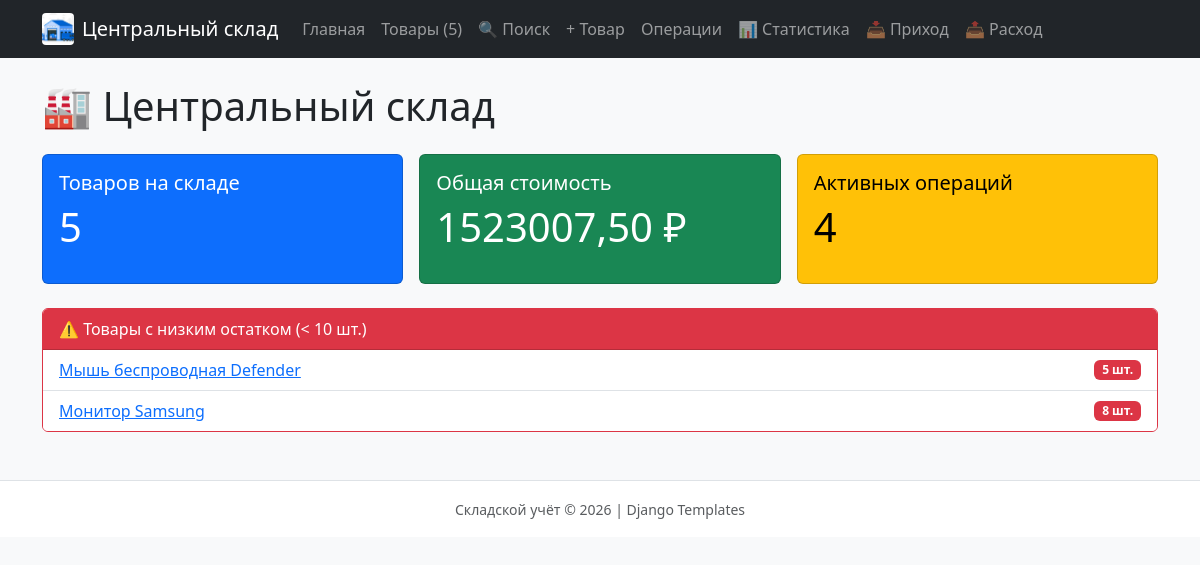
The page / on the database its author committed.
### products/models.py (models this page shows, shortened)
class Product(models.Model):
    name = models.CharField("Название", max_length=200)
    article = models.CharField("Артикул", max_length=50, unique=True)
    category = models.CharField("Категория", max_length=100)
    unit = models.CharField("Единица измерения", max_length=20, default="шт.")
    price = models.DecimalField(
        "Цена за единицу", max_digits=12, decimal_places=2, default=Decimal("0.00")
    )
    stock = models.PositiveIntegerField("Остаток", default=0, help_text="Текущее количество единиц на складе.")
    slug = models.SlugField("URL-идентификатор", max_length=220, blank=True, unique=True)
    total_value = models.GeneratedField(
        expression=F("price") * F("stock"),
        output_field=DecimalField(max_digits=16, decimal_places=2),
        db_persist=True,
        verbose_name="Стоимость остатка",
    )
    objects = ProductQuerySet.as_manager()
    class Meta:
        ordering = ["name"]
        verbose_name = "Товар"
        verbose_name_plural = "Товары"
    def get_absolute_url(self) -> str:
        return reverse("products:product_detail_slug", kwargs={"slug": self.slug})

### homepage/views.py (the view)
# urls.py: path("", views.index, name="index"),
def index(request) -> HttpResponse:
    low_stock = (
        Product.objects.filter(stock__lt=LOW_STOCK_THRESHOLD).order_by("stock", "name")[:10]
    )
    context = {
        "summary": Product.objects.summary(),
        "low_stock_products": low_stock,
        "active_operations_count": Operation.objects.active().count(),
    }
    return render(request, "homepage/index.html", context)

### homepage/context_processors.py (called while the page is built)
def warehouse_context(request):
    return {
        "WAREHOUSE_NAME": "Центральный склад",
        "LOW_STOCK_THRESHOLD": LOW_STOCK_THRESHOLD,
        "products_count": Product.objects.count(),
        "low_stock_count": Product.objects.filter(
            stock__lt=LOW_STOCK_THRESHOLD
        ).count(),
    }

### operations/models.py (called while the page is built)
    def active(self):
        return self.filter(status=OperationStatus.ACTIVE)

### products/models.py (called while the page is built)
    def summary(self) -> dict:
        return self.aggregate(
            total_value=Sum(
                F("price") * F("stock"),
                output_field=DecimalField(max_digits=16, decimal_places=2),
            ),
            total_products=Count("id"),
            total_units=Sum("stock"),
        )

### homepage/templates/homepage/index.html (shortened to what this page needs)
{% extends "base.html" %}
{% block content %}
<h1 class="mb-4">🏭 {{ WAREHOUSE_NAME }}</h1>
<div class="row g-3 mb-4">
    <div class="col-md-4">
        <div class="card text-bg-primary h-100 product-card">
            <div class="card-body">
                <h5 class="card-title">Товаров на складе</h5>
                <p class="display-6">{{ summary.total_products }}</p>
            </div>
        </div>
    </div>
    <div class="col-md-4">
        <div class="card text-bg-success h-100 product-card">
            <div class="card-body">
                <h5 class="card-title">Общая стоимость</h5>
                <p class="display-6">{{ summary.total_value|default:0|floatformat:2 }} ₽</p>
            </div>
        </div>
    </div>
    <div class="col-md-4">
        <div class="card text-bg-warning h-100 product-card">
            <div class="card-body">
                <h5 class="card-title">Активных операций</h5>
                <p class="display-6">{{ active_operations_count }}</p>
            </div>
        </div>
    </div>
</div>
{% if low_stock_products %}
<div class="card border-danger mb-4">
    <div class="card-header bg-danger text-white">
        ⚠️ Товары с низким остатком (&lt; {{ LOW_STOCK_THRESHOLD }} шт.)
    </div>
    <ul class="list-group list-group-flush">
        {% for product in low_stock_products %}
        <li class="list-group-item d-flex justify-content-between align-items-center">
            <a href="{{ product.get_absolute_url }}">{{ product.name }}</a>
            <span class="badge bg-danger">{{ product.stock }} {{ product.unit }}</span>
        </li>
        {% endfor %}
    </ul>
</div>
{% else %}
<div class="alert alert-success">
    ✅ Все товары имеют достаточный остаток.
</div>
{% endif %}
{% endblock %}

### homepage/static/homepage/css/style.css (style rules this page uses)
.product-card { transition: transform 0.2s ease-in-out; }

### rows shown on the page
Product: name "Мышь беспроводная Defender", stock "5", unit "шт."
Product: name "Монитор Samsung", stock "8", unit "шт."

### other values the page prints
{{ WAREHOUSE_NAME }} "Центральный склад"
{{ products_count }} "5"
{{ summary.total_products }} "5"
{{ summary.total_value|default:0|floatformat:2 }} "1523007,50"
{{ active_operations_count }} "4"
{{ LOW_STOCK_THRESHOLD }} "10"
